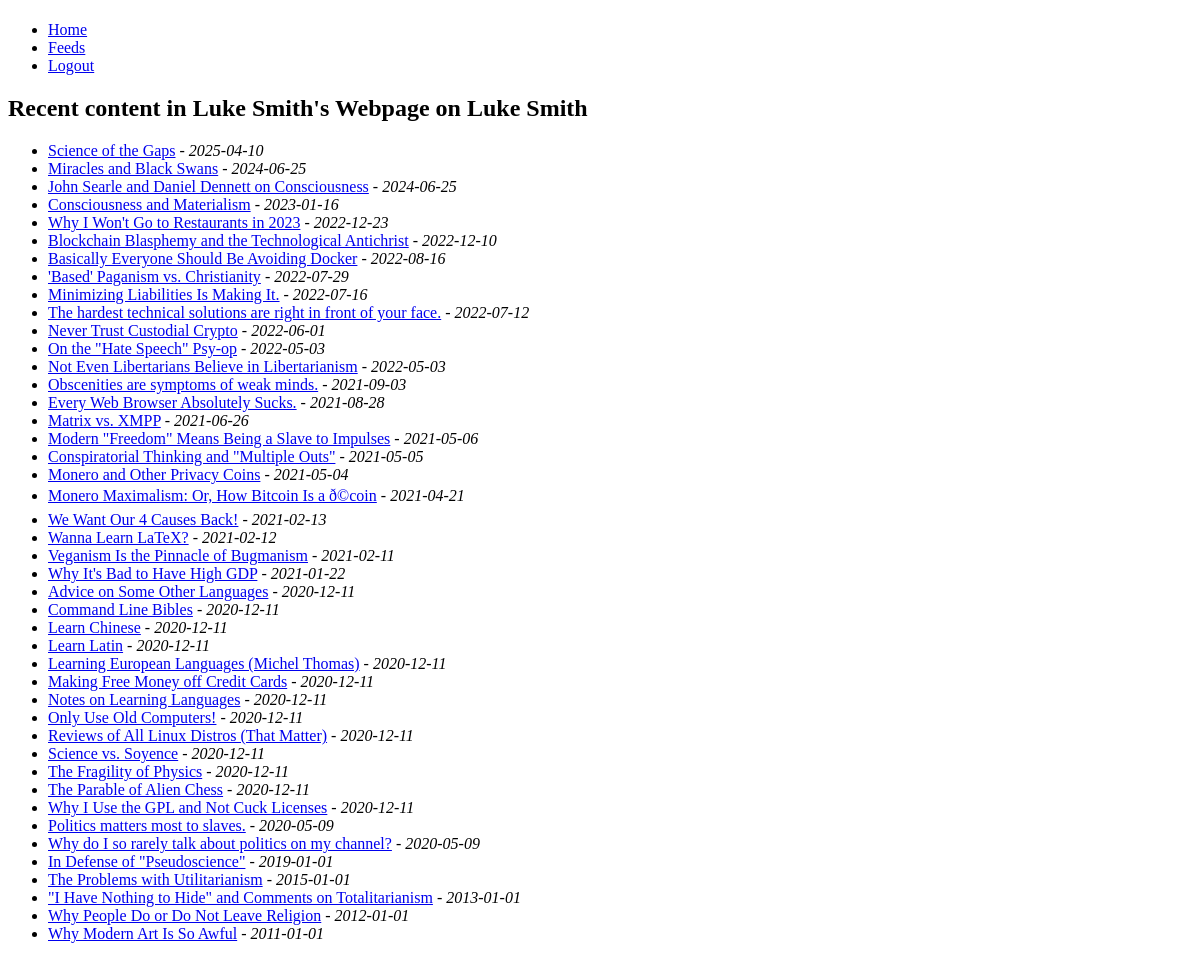
Screenshot of /feeds/3 (signed in) with the database file from the repository.
### app/models.py (models this page shows, shortened)
class Feed(db.Model):
    id: so.Mapped[int] = so.mapped_column(primary_key=True)
    url: so.Mapped[str] = so.mapped_column(sa.String(2048), unique=True)
    author: so.Mapped[str] = so.mapped_column(sa.String(64))
    website: so.Mapped[str] = so.mapped_column(sa.String(64))
    description: so.Mapped[str] = so.mapped_column(sa.Text)
    timestamp: so.Mapped[datetime] = so.mapped_column(
        index = True, default = lambda: datetime.now(timezone.utc))
    subscribers: so.WriteOnlyMapped['User'] = so.relationship(secondary=user_feeds, back_populates='feeds')
    articles: so.WriteOnlyMapped['Article'] = so.relationship(
        back_populates = 'feed', cascade = 'all, delete-orphan')

class Article(db.Model):
    id: so.Mapped[int] = so.mapped_column(primary_key=True)
    url: so.Mapped[str] = so.mapped_column(sa.String(2048), unique=True)
    title: so.Mapped[str] = so.mapped_column(sa.String(512))
    timestamp: so.Mapped[datetime] = so.mapped_column(index=True)
    feed_id: so.Mapped[int] = so.mapped_column(
        sa.ForeignKey(Feed.id), index = True)
    feed: so.Mapped[Feed] = so.relationship(back_populates='articles')
    def __repr__(self):
        return '<Article {}>'.format(self.title)

### app/routes.py (the view)
@app.route('/feeds/<feed_id>', methods=['GET'])
@login_required
def single_feed(feed_id):
    single_feed_articles = False
    try:
        single_feed_articles = get_single_feed_articles(
            feed_id, current_user.id)
        for sfa in single_feed_articles:
            sfa.pretty_time = str(sfa.timestamp).split(' ')[0]
        print(single_feed_articles)
        single_feed_info = get_single_user_feed(current_user.id, feed_id)
        return render_template('single_feed.html', single_feed_articles=single_feed_articles, single_feed_info=single_feed_info)
    except DataValidationError as e:
        flash(str(e))
        return redirect(url_for('feeds'))
    except DatabaseError as e:
        flash(str(e))
        return redirect(url_for('feeds'))

### app/database_operations.py (called while the page is built)
def get_single_user_feed(user: int, feed_id: int) -> Feed:
    try:
        single_feed_query = current_user.feeds.select().where(Feed.id == feed_id)
        single_feed = db.session.scalar(single_feed_query)
    except IntegrityError as e:
        db.session.rollback()
        raise DataValidationError(
            "The requested resouces to delete have an error.")
    except SQLAlchemyError as e:
        db.session.rollback()
        raise DatabaseError(
            "A technical error occurred while deleting from the database")
    return single_feed

def get_single_feed_articles(feed_id: int, user: int) -> list:
    feed_query = current_user.feeds.select().where(Feed.id == feed_id)
    user_has_feed_access = db.session.scalar(feed_query)
    if not user_has_feed_access:
        raise DataValidationError("You don't have access to such a feed")
    try:
        feed_articles = db.session.scalars(
            sa.select(Article).where(Article.feed_id == feed_id)).all()
    except IntegrityError as e:
        db.session.rollback()
        raise DataValidationError(
            "The requested resouces to delete have an error.")
    except SQLAlchemyError as e:
        db.session.rollback()
        raise DatabaseError(
            "A technical error occurred while deleting from the database")
    return feed_articles

### app/models.py (called while the page is built)
@login.user_loader
def load_user(id):
    return db.session.get(User, int(id))

### app/templates/single_feed.html (shortened to what this page needs)
{% extends 'base.html' %}
{% block content %}
 <h2>{{ single_feed_info.description }}</h2>
  {% if single_feed_articles %}
    <ul>
    {% for a in single_feed_articles %}
    <li><a href="{{ a.url }}" target="_blank">{{ a.title }}</a> - <i>{{ a.pretty_time }}</i></li>
    {% endfor %}
    </ul>
  {% endif %}
{% endblock %}

### rows the page displays
Feed: description "Recent content in Luke Smith's Webpage on Luke Smith"
Article: title "Science of the Gaps", pretty_time "2025-04-10"
Article: title "Miracles and Black Swans", pretty_time "2024-06-25"
Article: title "John Searle and Daniel Dennett on Consciousness", pretty_time "2024-06-25"
Article: title "Consciousness and Materialism", pretty_time "2023-01-16"
Article: title "Why I Won't Go to Restaurants in 2023", pretty_time "2022-12-23"
Article: title "Blockchain Blasphemy and the Technological Antichrist", pretty_time "2022-12-10"
Article: title "Basically Everyone Should Be Avoiding Docker", pretty_time "2022-08-16"
Article: title "'Based' Paganism vs. Christianity", pretty_time "2022-07-29"
Article: title "Minimizing Liabilities Is Making It.", pretty_time "2022-07-16"
Article: title "The hardest technical solutions are right in front of your face.", pretty_time "2022-07-12"
Article: title "Never Trust Custodial Crypto", pretty_time "2022-06-01"
Article: title "On the \"Hate Speech\" Psy-op", pretty_time "2022-05-03"
Article: title "Not Even Libertarians Believe in Libertarianism", pretty_time "2022-05-03"
Article: title "Obscenities are symptoms of weak minds.", pretty_time "2021-09-03"
Article: title "Every Web Browser Absolutely Sucks.", pretty_time "2021-08-28"
Article: title "Matrix vs. XMPP", pretty_time "2021-06-26"
Article: title "Modern \"Freedom\" Means Being a Slave to Impulses", pretty_time "2021-05-06"
Article: title "Conspiratorial Thinking and \"Multiple Outs\"", pretty_time "2021-05-05"
Article: title "Monero and Other Privacy Coins", pretty_time "2021-05-04"
Article: title "Monero Maximalism: Or, How Bitcoin Is a ð©coin", pretty_time "2021-04-21"
Article: title "We Want Our 4 Causes Back!", pretty_time "2021-02-13"
Article: title "Wanna Learn LaTeX?", pretty_time "2021-02-12"
Article: title "Veganism Is the Pinnacle of Bugmanism", pretty_time "2021-02-11"
Article: title "Why It's Bad to Have High GDP", pretty_time "2021-01-22"
Article: title "Advice on Some Other Languages", pretty_time "2020-12-11"
Article: title "Command Line Bibles", pretty_time "2020-12-11"
Article: title "Learn Chinese", pretty_time "2020-12-11"
Article: title "Learn Latin", pretty_time "2020-12-11"
Article: title "Learning European Languages (Michel Thomas)", pretty_time "2020-12-11"
Article: title "Making Free Money off Credit Cards", pretty_time "2020-12-11"
Article: title "Notes on Learning Languages", pretty_time "2020-12-11"
Article: title "Only Use Old Computers!", pretty_time "2020-12-11"
Article: title "Reviews of All Linux Distros (That Matter)", pretty_time "2020-12-11"
Article: title "Science vs. Soyence", pretty_time "2020-12-11"
Article: title "The Fragility of Physics", pretty_time "2020-12-11"
Article: title "The Parable of Alien Chess", pretty_time "2020-12-11"
Article: title "Why I Use the GPL and Not Cuck Licenses", pretty_time "2020-12-11"
Article: title "Politics matters most to slaves.", pretty_time "2020-05-09"
Article: title "Why do I so rarely talk about politics on my channel?", pretty_time "2020-05-09"
Article: title "In Defense of \"Pseudoscience\"", pretty_time "2019-01-01"
Article: title "The Problems with Utilitarianism", pretty_time "2015-01-01"
Article: title "\"I Have Nothing to Hide\" and Comments on Totalitarianism", pretty_time "2013-01-01"
Article: title "Why People Do or Do Not Leave Religion", pretty_time "2012-01-01"
Article: title "Why Modern Art Is So Awful", pretty_time "2011-01-01"
